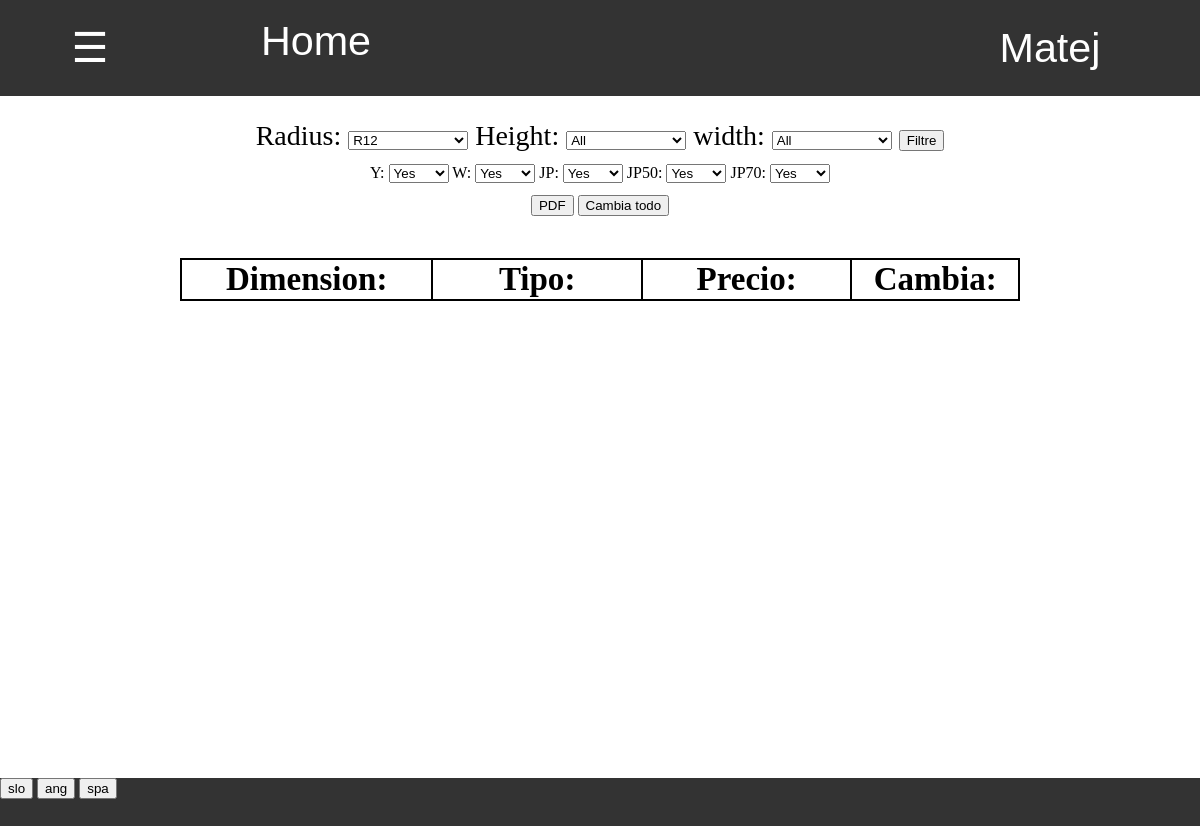
The app's page /prodaja/cenik/2978/ (signed in), older data.
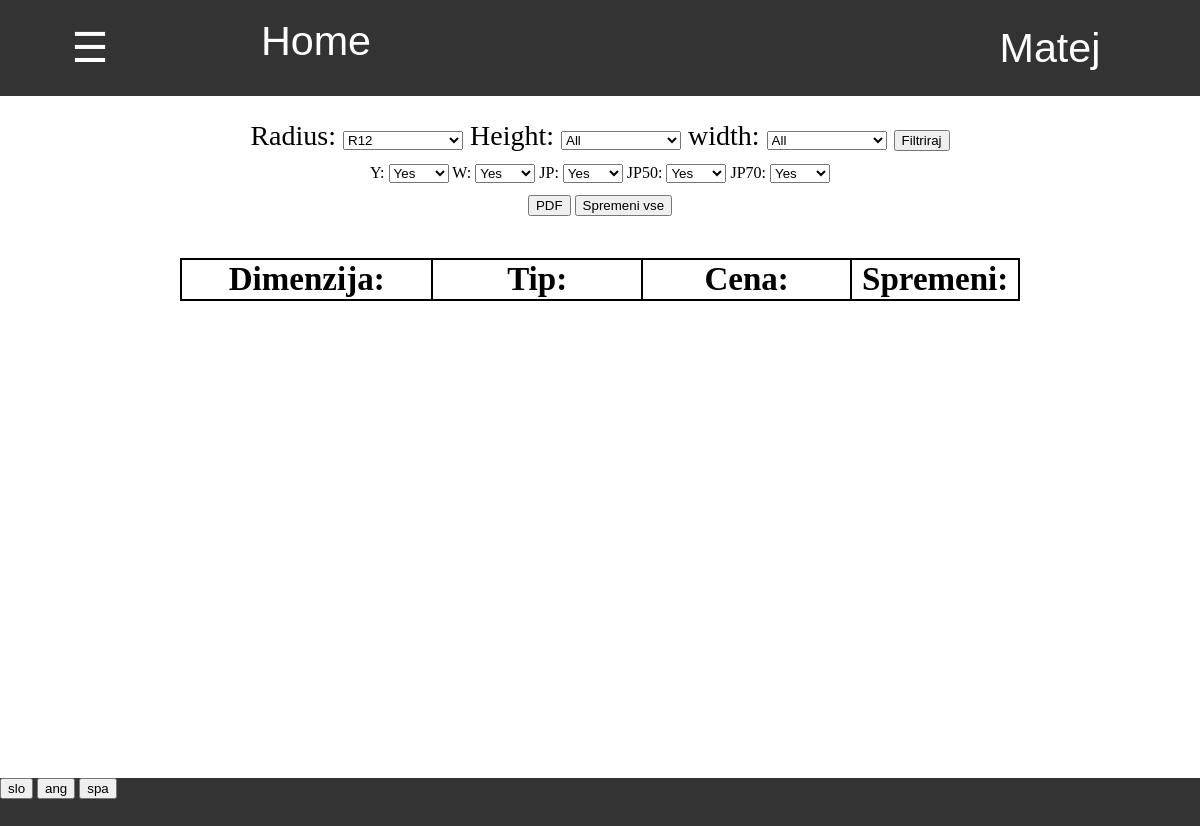
The same page, newer data.
### program/models.py (models this page shows)
class Profil(models.Model):
    user = models.OneToOneField(User,on_delete=models.CASCADE)
    jezik =  models.CharField(default="spa",max_length=3, choices=JEZIKI)

### prodaja/pviews.py (the view)
# urls.py: path('cenik/<str:baza>/', pviews.cenik, name='cenik_prodaje'),
def cenik(request,baza):
    if request.method == "GET":
        sestavine = zaloga.sestavina_set.all()
        radius = request.GET.get('radius','R12')
        height = request.GET.get('height','all')
        width = request.GET.get('width','all')
        if radius != "all":
            sestavine = sestavine.filter(dimenzija__radius=radius)
        if height != "all":
            sestavine = sestavine.filter(dimenzija__height=height)
        if width != "all":
            if "C" in width:
                width = width.replace('C','')
                sestavine = sestavine.filter(dimenzija__width=width, dimenzija__special = True)
            else:
                sestavine = sestavine.filter(dimenzija__width=width, dimenzija__special = False)
        sestavine = sestavine.prefetch_related('cena_set').filter(cena__prodaja=baza).values(
            'dimenzija__dimenzija',
            'pk',
            'cena',
            'cena__tip',
            'cena__cena')
        tipi = []
        for tip in zaloga.vrni_tipe:
            if request.GET.get(tip[0],"true") == "true":
                tipi.append(tip[0])
        slovar = {
            'sestavine':sestavine,
            'tip':baza,
            'tipi':tipi,
            'radius':radius,
            'height':height,
            'width':width}
    return pokazi_stran(request,'prodaja/cenik.html', slovar)

### prodaja/pviews.py (called while the page is built)
def vrni_slovar(request):
    with open('slovar.json') as dat:
        slovar = json.load(dat)
    return slovar

def pokazi_stran(request, html, baze={}):
    slovar = {'zaloga':zaloga,'program':program,'slovar':vrni_slovar(request),'jezik':request.user.profil.jezik}
    slovar.update(baze)
    return render(request, html, slovar)

### program/models.py (called while the page is built)
    @property
    def vrni_jezike(self):
        return JEZIKI

### zaloga/models.py (called while the page is built)
    @property
    def vrni_razlicne_radiuse(self):
        razlicni_radiusi = []
        for radius in self.sestavina_set.all().values('dimenzija__radius').distinct().order_by('dimenzija__radius'):
            razlicni_radiusi.append(radius['dimenzija__radius'])
        return razlicni_radiusi

    @property
    def vrni_dimenzije(self):
        return Dimenzija.objects.all().values_list('dimenzija','radius','height','width','special')

    @property
    def vrni_tipe(self):
        return TIPI_SESTAVINE

### zaloga/templatetags/zaloga_exstras.py (called while the page is built)
@register.filter
def keyvalue(dict, key):
    return dict[key]

### prodaja/templates/prodaja/cenik.html (shortened to what this page needs)
{% extends 'program/base.html' %}
{% load zaloga_exstras %}
{% block content %}
<div class="filter">
    <div style="margin-bottom:1%;font-size:3.5vh;display:block">
        <form id="filter" action="{% url 'cenik_prodaje' tip %}" method="GET">
            {% include "program/dinamic_select.html" %}
            <input type="submit" value="{{slovar|keyvalue:'Filtriraj'|keyvalue:jezik}}">
        </form>
    </div>
    {% for tip in zaloga.vrni_tipe %}
        {{tip.0}}:
        <select style="width:5%" form="filter" name="{{tip.0}}">
            {% if tip.0 in tipi %}
                <option value="true" selected> Yes </option>
            {% else %}
                <option value="true"> Yes </option>
                <option value="false" selected> No </option>
            {% endif %}
        </select>
    {% endfor %}
    <div style="display:block;margin-top:1%">
        <form style="display:inline-block" action="{% url 'cenik_pdf' tip %}" method="GET">
            <input type="submit" value="PDF">
        </form>
        <button onclick="Spremeni_vse()" class="spremeni"> {{slovar|keyvalue:'Spremeni vse'|keyvalue:jezik}} </button>
    </div>
</div>
<div class="table">
    <table class="tabela_vnosov" >
        <tr class="header">
            <th width="30%">
                {{slovar|keyvalue:'Dimenzija'|keyvalue:jezik}}:
            </th>
            <th width="25%">
                {{slovar|keyvalue:'Tip'|keyvalue:jezik}}:
            </th>
            <th width="25%">
                {{slovar|keyvalue:'Cena'|keyvalue:jezik}}:
            </th>
            <th width="20%">
                {{slovar|keyvalue:'Spremeni'|keyvalue:jezik}}:
            </th>
        </tr>
    </table>
</div>
{% endblock %}

Row changes from the older to the newer data that the page shows:
changed Profil: jezik "Filtre" → "Filtriraj"; jezik "Cambia todo" → "Spremeni vse"; jezik "Dimension" → "Dimenzija"; jezik "Tipo" → "Tip"; jezik "Precio" → "Cena"; jezik "Cambia" → "Spremeni"
